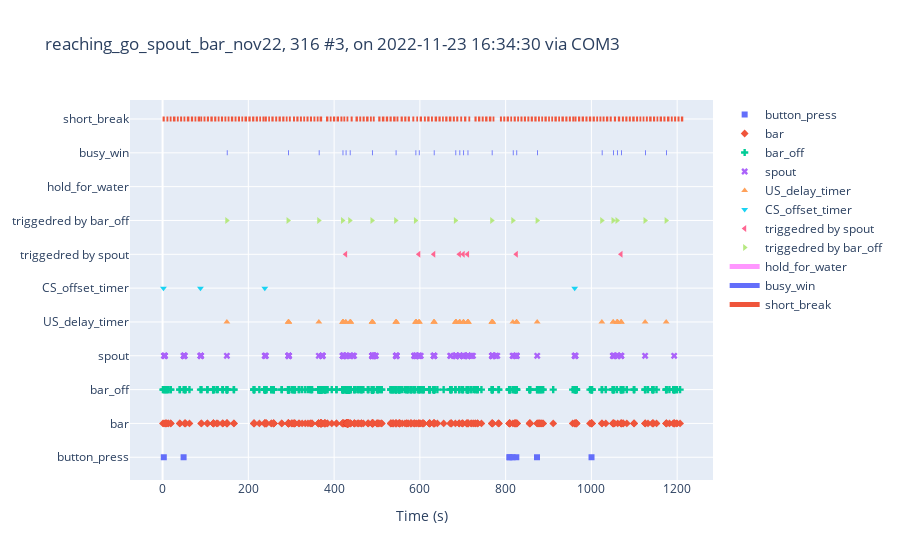

The notebook cell this image was saved under:
### Code cell
import plotly.graph_objects as go
from plotly.validators.scatter.marker import SymbolValidator

raw_symbols = SymbolValidator().values
symbols = [raw_symbols[i+2] for i in range(0, len(raw_symbols), 12)]

keys = [ 'button_press', 'bar', 'bar_off', 'spout', 'US_delay_timer', 'CS_offset_timer']
state_def = [{'name':'hold_for_water', 'onset':'hold_for_water', 'offset':'waiting_for_spout'},
             {'name': 'waiting_for_spout', 'onset': 'waiting_for_spout',
                 'offset': 'waiting_for_spout'},
        {'name':'busy_win', 'onset':'busy_win', 'offset':'short_break'},
        {'name':'short_break', 'onset':'short_break', 'offset':'wating_for_bar'}]

bw = exp_cohort.sessions[0].times['busy_win']

x_spout = [this_bw for this_bw in bw for spouts in sp if (
    spouts < this_bw) and (this_bw - spouts < 100)]

x_bar = [this_bw for this_bw in bw if not any(
    [(spouts < this_bw) and (this_bw - spouts < 100) for spouts in sp])]

print(f'busy_win {len(bw)}, triggered by spout {len(x_spout)}, by bar_off {len(x_bar)}')

event_ms = [{
        'name': 'triggedred by spout',
        'time_ms': x_spout
    },
    {
        'name': 'triggedred by bar_off',
        'time_ms': x_bar
    }
    ]


exp_cohort.sessions[0].plot_session(keys, state_def,
    event_ms = event_ms)

### Figure 1 — Plotly figure (JSON) as saved in the notebook; plotly's stock layout.template omitted (floating-point values rounded to 4 significant figures; data arrays with more than 128 entries replaced by an {"elided": "..."} marker saying what was removed)
{"data": [{"marker": {"symbol": "square"}, "mode": "markers", "name": "button_press", "type": "scatter", "x": [2.807, 49.0, 808.9, 809.4, 816.3, 824.9, 873.2, 1000.0], "y": ["button_press", "button_press", "button_press", "button_press", "button_press", "button_press", "button_press", "button_press"]}, {"marker": {"symbol": "diamond"}, "mode": "markers", "name": "bar", "type": "scatter", "x": {"elided": "484 float values"}, "y": {"elided": "484 str values"}}, {"marker": {"symbol": "cross"}, "mode": "markers", "name": "bar_off", "type": "scatter", "x": {"elided": "484 float values"}, "y": {"elided": "484 str values"}}, {"marker": {"symbol": "x"}, "mode": "markers", "name": "spout", "type": "scatter", "x": {"elided": "194 float values"}, "y": {"elided": "194 str values"}}, {"marker": {"symbol": "triangle-up"}, "mode": "markers", "name": "US_delay_timer", "type": "scatter", "x": [149.9, 292.8, 293.7, 294.1, 294.3, 364.4, 419.8, 420.4, 420.5, 420.8, 421.4, 421.7, 427.1, 427.5, 436.7, 438.2, 438.4, 438.6, 488.5, 488.9, 489.3, 489.5, 489.6, 543.7, 544.3, 544.8, 545.2, 545.3, 589.9, 590.4, 591.1, 591.5, 591.7, 591.7, 597.8, 597.9, 599.0, 632.6, 632.7, 633.3, 633.7, 683.0, 683.5, 683.9, 684.2, 684.7, 684.8, 692.4, 692.7, 693.0, 693.4, 701.2, 701.7, 701.9, 702.0, 711.3, 711.7, 712.0, 712.5, 712.6, 712.8, 767.8, 768.3, 768.7, 769.0, 769.4, 769.7, 816.9, 825.1, 825.5, 826.1, 873.6, 1024.0, 1051.0, 1051.0, 1060.0, 1060.0, 1060.0, 1061.0, 1061.0, 1069.0, 1069.0, 1070.0, 1125.0, 1174.0], "y": ["US_delay_timer", "US_delay_timer", "US_delay_timer", "US_delay_timer", "US_delay_timer", "US_delay_timer", "US_delay_timer", "US_delay_timer", "US_delay_timer", "US_delay_timer", "US_delay_timer", "US_delay_timer", "US_delay_timer", "US_delay_timer", "US_delay_timer", "US_delay_timer", "US_delay_timer", "US_delay_timer", "US_delay_timer", "US_delay_timer", "US_delay_timer", "US_delay_timer", "US_delay_timer", "US_delay_timer", "US_delay_timer", "US_delay_timer", "US_delay_timer", "US_delay_timer", "US_delay_timer", "US_delay_timer", "US_delay_timer", "US_delay_timer", "US_delay_timer", "US_delay_timer", "US_delay_timer", "US_delay_timer", "US_delay_timer", "US_delay_timer", "US_delay_timer", "US_delay_timer", "US_delay_timer", "US_delay_timer", "US_delay_timer", "US_delay_timer", "US_delay_timer", "US_delay_timer", "US_delay_timer", "US_delay_timer", "US_delay_timer", "US_delay_timer", "US_delay_timer", "US_delay_timer", "US_delay_timer", "US_delay_timer", "US_delay_timer", "US_delay_timer", "US_delay_timer", "US_delay_timer", "US_delay_timer", "US_delay_timer", "US_delay_timer", "US_delay_timer", "US_delay_timer", "US_delay_timer", "US_delay_timer", "US_delay_timer", "US_delay_timer", "US_delay_timer", "US_delay_timer", "US_delay_timer", "US_delay_timer", "US_delay_timer", "US_delay_timer", "US_delay_timer", "US_delay_timer", "US_delay_timer", "US_delay_timer", "US_delay_timer", "US_delay_timer", "US_delay_timer", "US_delay_timer", "US_delay_timer", "US_delay_timer", "US_delay_timer", "US_delay_timer"]}, {"marker": {"symbol": "triangle-down"}, "mode": "markers", "name": "CS_offset_timer", "type": "scatter", "x": [2, 88.28, 238.3, 961.0], "y": ["CS_offset_timer", "CS_offset_timer", "CS_offset_timer", "CS_offset_timer"]}, {"marker": {"symbol": "triangle-left"}, "mode": "markers", "name": "triggedred by spout", "type": "scatter", "x": [426.9, 597.6, 632.4, 692.2, 701.0, 711.1, 824.9, 1069.0], "y": ["triggedred by spout", "triggedred by spout", "triggedred by spout", "triggedred by spout", "triggedred by spout", "triggedred by spout", "triggedred by spout", "triggedred by spout"]}, {"marker": {"symbol": "triangle-right"}, "mode": "markers", "name": "triggedred by bar_off", "type": "scatter", "x": [149.7, 292.6, 364.2, 419.6, 436.5, 488.3, 543.5, 589.7, 682.8, 767.6, 816.7, 873.4, 1024.0, 1050.0, 1060.0, 1125.0, 1174.0], "y": ["triggedred by bar_off", "triggedred by bar_off", "triggedred by bar_off", "triggedred by bar_off", "triggedred by bar_off", "triggedred by bar_off", "triggedred by bar_off", "triggedred by bar_off", "triggedred by bar_off", "triggedred by bar_off", "triggedred by bar_off", "triggedred by bar_off", "triggedred by bar_off", "triggedred by bar_off", "triggedred by bar_off", "triggedred by bar_off", "triggedred by bar_off"]}, {"line": {"width": 5}, "mode": "lines", "name": "hold_for_water", "type": "scatter", "x": {"elided": "435 float values"}, "y": {"elided": "435 str values"}}, {"line": {"width": 5}, "mode": "lines", "name": "waiting_for_spout", "type": "scatter", "x": [], "y": []}, {"line": {"width": 5}, "mode": "lines", "name": "busy_win", "type": "scatter", "x": [149.7, 151.7, null, 292.6, 294.6, null, 364.2, 366.2, null, 419.6, 421.7, null, 426.9, 428.9, null, 436.5, 438.5, null, 488.3, 490.3, null, 543.5, 545.5, null, 589.7, 591.7, null, 597.6, 599.6, null, 632.4, 634.4, null, 682.8, 684.8, null, 692.2, 694.2, null, 701.0, 703.0, null, 711.1, 713.1, null, 767.6, 769.6, null, 816.7, 818.7, null, 824.9, 826.9, null, 873.4, 875.4, null, 1024.0, 1026.0, null, 1050.0, 1052.0, null, 1060.0, 1062.0, null, 1069.0, 1071.0, null, 1125.0, 1127.0, null, 1174.0, 1176.0, null], "y": ["busy_win", "busy_win", "busy_win", "busy_win", "busy_win", "busy_win", "busy_win", "busy_win", "busy_win", "busy_win", "busy_win", "busy_win", "busy_win", "busy_win", "busy_win", "busy_win", "busy_win", "busy_win", "busy_win", "busy_win", "busy_win", "busy_win", "busy_win", "busy_win", "busy_win", "busy_win", "busy_win", "busy_win", "busy_win", "busy_win", "busy_win", "busy_win", "busy_win", "busy_win", "busy_win", "busy_win", "busy_win", "busy_win", "busy_win", "busy_win", "busy_win", "busy_win", "busy_win", "busy_win", "busy_win", "busy_win", "busy_win", "busy_win", "busy_win", "busy_win", "busy_win", "busy_win", "busy_win", "busy_win", "busy_win", "busy_win", "busy_win", "busy_win", "busy_win", "busy_win", "busy_win", "busy_win", "busy_win", "busy_win", "busy_win", "busy_win", "busy_win", "busy_win", "busy_win", "busy_win", "busy_win", "busy_win", "busy_win", "busy_win", "busy_win"]}, {"line": {"width": 5}, "mode": "lines", "name": "short_break", "type": "scatter", "x": {"elided": "435 float values"}, "y": {"elided": "435 str values"}}], "layout": {"title": {"text": "reaching_go_spout_bar_nov22, 316 #3, on 2022-11-23 16:34:30 via COM3"}, "xaxis": {"title": {"text": "Time (s)"}}, "yaxis": {"fixedrange": true}}}
